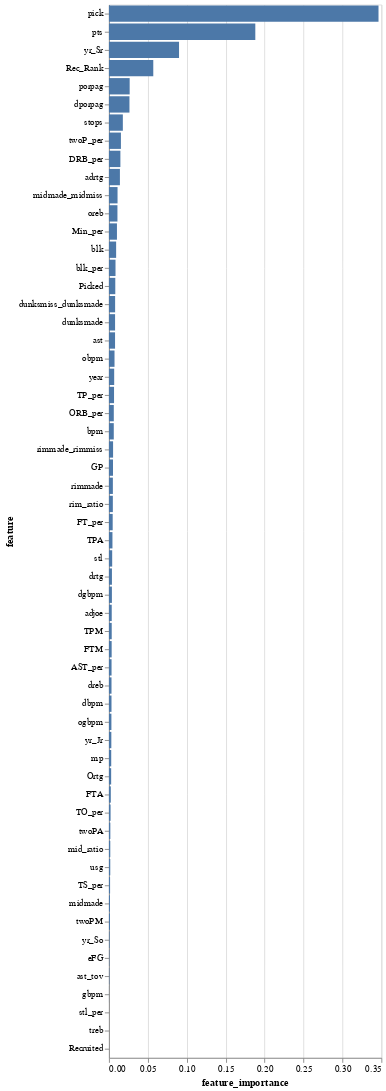

The notebook cell saved with this chart:
### Code cell
#Visualize the feature importance
import altair as alt

alt.Chart(feat_imp_rf_df).mark_bar().encode(
    x='feature_importance',
    y=alt.Y("feature", sort='-x'),
    tooltip=['feature','feature_importance']
)

### Figure 1 — Vega-Lite specification as saved in the notebook (floating-point values rounded to 4 significant figures)
{"config": {"view": {"continuousWidth": 300, "continuousHeight": 300}}, "data": {"name": "data-b690da7ff738180a5cea916bac1cc542"}, "mark": {"type": "bar"}, "encoding": {"tooltip": [{"field": "feature", "type": "nominal"}, {"field": "feature_importance", "type": "quantitative"}], "x": {"field": "feature_importance", "type": "quantitative"}, "y": {"field": "feature", "sort": "-x", "type": "nominal"}}, "$schema": "https://vega.github.io/schema/vega-lite/v5.20.1.json", "datasets": {"data-b690da7ff738180a5cea916bac1cc542": [{"feature": "pick", "feature_importance": 0.3463}, {"feature": "pts", "feature_importance": 0.188}, {"feature": "yr_Sr", "feature_importance": 0.09003}, {"feature": "Rec_Rank", "feature_importance": 0.05694}, {"feature": "porpag", "feature_importance": 0.0266}, {"feature": "dporpag", "feature_importance": 0.02634}, {"feature": "stops", "feature_importance": 0.01784}, {"feature": "twoP_per", "feature_importance": 0.01538}, {"feature": "DRB_per", "feature_importance": 0.01469}, {"feature": "adrtg", "feature_importance": 0.01407}, {"feature": "midmade_midmiss", "feature_importance": 0.01103}, {"feature": "oreb", "feature_importance": 0.0109}, {"feature": "Min_per", "feature_importance": 0.01027}, {"feature": "blk", "feature_importance": 0.009221}, {"feature": "blk_per", "feature_importance": 0.008412}, {"feature": "Picked", "feature_importance": 0.008132}, {"feature": "dunksmiss_dunksmade", "feature_importance": 0.00792}, {"feature": "dunksmade", "feature_importance": 0.007854}, {"feature": "ast", "feature_importance": 0.00783}, {"feature": "obpm", "feature_importance": 0.007141}, {"feature": "year", "feature_importance": 0.006717}, {"feature": "TP_per", "feature_importance": 0.006526}, {"feature": "ORB_per", "feature_importance": 0.006218}, {"feature": "bpm", "feature_importance": 0.006189}, {"feature": "rimmade_rimmiss", "feature_importance": 0.005296}, {"feature": "GP", "feature_importance": 0.005169}, {"feature": "rimmade", "feature_importance": 0.005028}, {"feature": "rim_ratio", "feature_importance": 0.004987}, {"feature": "FT_per", "feature_importance": 0.004792}, {"feature": "TPA", "feature_importance": 0.004489}, {"feature": "stl", "feature_importance": 0.00415}, {"feature": "drtg", "feature_importance": 0.003824}, {"feature": "dgbpm", "feature_importance": 0.003779}, {"feature": "adjoe", "feature_importance": 0.003562}, {"feature": "TPM", "feature_importance": 0.003544}, {"feature": "FTM", "feature_importance": 0.003472}, {"feature": "AST_per", "feature_importance": 0.003329}, {"feature": "dreb", "feature_importance": 0.003269}, {"feature": "dbpm", "feature_importance": 0.003266}, {"feature": "ogbpm", "feature_importance": 0.003143}, {"feature": "yr_Jr", "feature_importance": 0.003049}, {"feature": "mp", "feature_importance": 0.002903}, {"feature": "Ortg", "feature_importance": 0.002822}, {"feature": "FTA", "feature_importance": 0.002377}, {"feature": "TO_per", "feature_importance": 0.00208}, {"feature": "twoPA", "feature_importance": 0.001773}, {"feature": "mid_ratio", "feature_importance": 0.001701}, {"feature": "usg", "feature_importance": 0.00167}, {"feature": "TS_per", "feature_importance": 0.001439}, {"feature": "midmade", "feature_importance": 0.001377}, {"feature": "twoPM", "feature_importance": 0.001358}, {"feature": "yr_So", "feature_importance": 0.0007246}, {"feature": "eFG", "feature_importance": 0.0004733}, {"feature": "ast_tov", "feature_importance": 0.0004545}, {"feature": "gbpm", "feature_importance": 7.451e-05}, {"feature": "stl_per", "feature_importance": 8.563e-10}, {"feature": "treb", "feature_importance": 0.0}, {"feature": "Recruited", "feature_importance": 0.0}]}}
